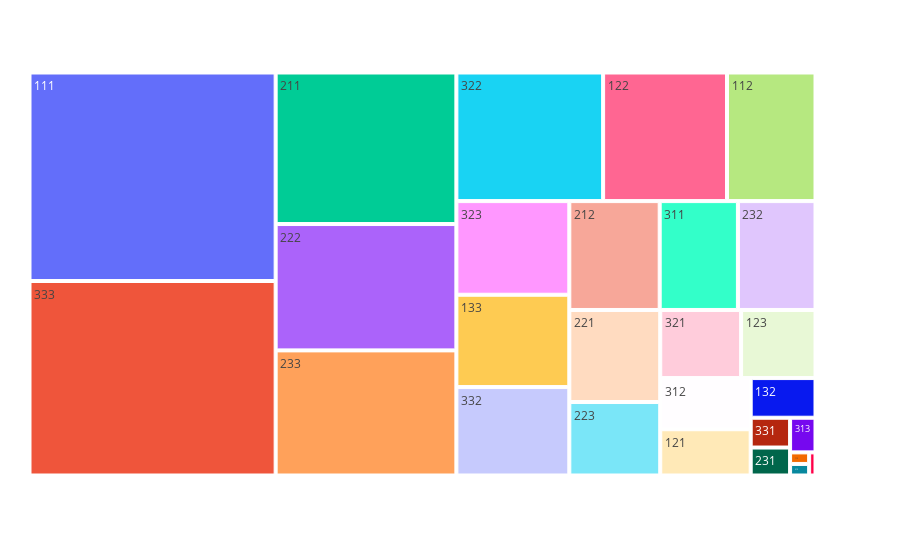

Here is the notebook cell this chart was saved with:
### Code cell
# treeplot distribution by scores
fig = px.treemap(df3, path=['RFM'], values='count')
fig.update_layout(margin= dict(t=50, l=25))
fig.show()

### Figure 1 — Plotly figure (JSON) as saved in the notebook; plotly's stock layout.template omitted (floating-point values rounded to 4 significant figures)
{"data": [{"branchvalues": "total", "domain": {"x": [0, 1], "y": [0, 1]}, "hovertemplate": "labels=%{label}<br>count=%{value}<br>parent=%{parent}<br>id=%{id}<extra></extra>", "ids": ["111", "112", "113", "121", "122", "123", "131", "132", "133", "211", "212", "213", "221", "222", "223", "231", "232", "233", "311", "312", "313", "321", "322", "323", "331", "332", "333"], "labels": ["111", "112", "113", "121", "122", "123", "131", "132", "133", "211", "212", "213", "221", "222", "223", "231", "232", "233", "311", "312", "313", "321", "322", "323", "331", "332", "333"], "name": "", "parents": ["", "", "", "", "", "", "", "", "", "", "", "", "", "", "", "", "", "", "", "", "", "", "", "", "", "", ""], "type": "treemap", "values": [699, 155, 3, 57, 217, 69, 2, 35, 142, 373, 134, 3, 114, 311, 91, 15, 115, 308, 116, 63, 12, 75, 257, 144, 16, 136, 652]}], "layout": {"legend": {"tracegroupgap": 0}, "margin": {"l": 25, "t": 50}}}
